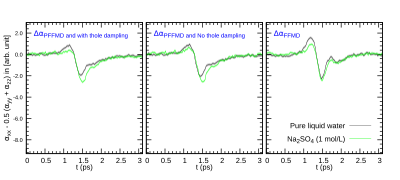

The gnuplot source for this figure:
set encoding utf8 
set terminal postscript enhanced 
set terminal postscript eps size 3.5,3 enhanced color \
    font 'Arial,6'  linewidth 1
##set key box lw 1
set key width 0.5 height 0.5
set key font 'Arial,9'
set key spacing 1.6
set key right top


#set terminal postscript eps enhanced size 4.0in,1.8in
#set output 'salt-PA.eps'


set style fill transparent solid 0.25 # partial transparency
set style fill noborder # no separate top/bottom lines


set term png truecolor  # or "set term pngcairo"
set terminal pdfcairo enhanced size 4.0in,1.8in
set output 'na2so4-PA.pdf'


set size 1,1

NZ=2000
NX=2000
SCALE=0.2

set lmargin 7
set rmargin 2

# Axes
set xr [0:NZ] #Time /16
set mytics 5
set mxtics

# Multiplot
set multiplot layout 1,3 rowsfirst

f(x) = (x)**2
 
#----------------
#-  First plot  -
#----------------

# labels and axis
set tmargin at screen 0.88; set bmargin at screen 0.15
set size 0.45, 1
set origin -0.06, 0.0


set xrange [0:3.1]
set yrange [-0.0093:0.003]


set format y '%.1t'  # Format for 'y' values using mantissa  


set ylabel "{/Symbol a}_{xx} - 0.5 ({/Symbol a}_{yy} + {/Symbol a}_{zz}) in [arb. unit]" offset 4,0,0 font 'Arial,9'


set xrange [0:3.1]
set ytics offset 0.5,0,0
set xtics offset 0,0.5,0
set ytics -0.010, 0.002, 0.006 font 'Arial,6 
set xtics font 'Arial,9'
set label "{/Symbol D}{/Symbol a}_{PFFMD and with thole dampling}"  at 0.2,0.002 font 'Arial,9'  textcolor rgb "blue"

path_to_directory1="../with-and-witout-damping-function-PFFMD/with"

unset key
c=1
set xlabel "t (ps)" font 'Arial,9'  offset 0,1.5,0
c=2.5
plot path_to_directory1."/pureliquidwater/EDIDsecond.dat" using ($1*0.001):($2*c - 0) title       "Pure liquid water" with line ls 1 lc rgb "black" lw 0.2 dt 1,\
     path_to_directory1."/pureliquidwater/EDIDsecond.dat" using ($1*0.001):($2*c + 0.00012):($2*c - 0.00012) with filledcurves lc "black" notitle,\
     path_to_directory1."/na2so4-1mol/EDIDsecond.dat" using ($1*0.001):($2*c - 0) title    "MgCl_2 (1 mol/L)" with line ls 1 lc rgb "green" lw 0.5,\
     path_to_directory1."/na2so4-1mol/EDIDsecond.dat" using ($1*0.001):($2*c + 0.00012):($2*c - 0.00012) with filledcurves lc "green" notitle,\


unset label 
unset arrow 
unset ylabel
unset ytics
#-----------------
#-  Second plot  -
#-----------------

set tmargin at screen 0.88; set bmargin at screen 0.15
set size 0.45, 1
set origin 0.24,0.0
set xrange [0:3.1]
set xlabel "t (ps)" font 'Arial,9'  offset 0,1.5,0
unset ytics
set ytics format " "

path_to_directory1="../PFFMD-57000-trajectories-Starting-frames-Long-NVT-trajectrories-then-pulse-applied/polarizabilityanistropy"
path_to_directory1="../with-and-witout-damping-function-PFFMD/without"

set label "{/Symbol D}{/Symbol a}_{PFFMD and No thole dampling}"  at 0.2,0.002 font 'Arial,9'  textcolor rgb "blue"
c=1
c=2.5
unset key
plot path_to_directory1."/pureliquidwater/EDIDsecond.dat" using ($1*0.001):($2*c - 0) title       "Pure liquid water" with line ls 1 lc rgb "black" lw 0.2 dt 1,\
     path_to_directory1."/pureliquidwater/EDIDsecond.dat" using ($1*0.001):($2*c + 0.00012):($2*c - 0.00012) with filledcurves lc "black" notitle,\
     path_to_directory1."/na2so4-1mol/EDIDsecond.dat" using ($1*0.001):($2*c - 0) title    "MgCl_2 (1 mol/L)" with line ls 1 lc rgb "green" lw 0.5,\
     path_to_directory1."/na2so4-1mol/EDIDsecond.dat" using ($1*0.001):($2*c + 0.00012):($2*c - 0.00012) with filledcurves lc "green" notitle,\


unset label 
unset arrow 

set tmargin at screen 0.88; set bmargin at screen 0.15
set size 0.45, 1
set origin 0.54,0.0

set xrange [0:3.1] 
set xlabel "t (ps)" font 'Arial,9'  offset 0,1.5,0
set key 

set label "{/Symbol D}{/Symbol a}_{FFMD}"  at 0.2,0.002 font 'Arial,9'  textcolor rgb "blue"

path_to_directory1="../FFMD-150000-trajectories-Starting-frames-long-NVT-trajectories-then-pulse-applied/with-damping"

set key bottom font 'Arial,9'
c=1
plot path_to_directory1."/pureliquidwater/EDIDsecond.dat" using ($1*0.001):($2*c - 0) title       "Pure liquid water" with line ls 1 lc rgb "black" lw 0.2 dt 1,\
     path_to_directory1."/pureliquidwater/EDIDsecond.dat" using ($1*0.001):($2*c + 0.00012):($2*c - 0.00012) with filledcurves lc "black" notitle,\
     path_to_directory1."/na2so4-1mol/EDIDsecond.dat" using ($1*0.001):($2*c - 0) title    "Na_2SO_4 (1 mol/L)" with line ls 1 lc rgb "green" lw 0.5,\
     path_to_directory1."/na2so4-1mol/EDIDsecond.dat" using ($1*0.001):($2*c + 0.00012):($2*c - 0.00012) with filledcurves lc "green" notitle,\


unset multiplot
unset output
